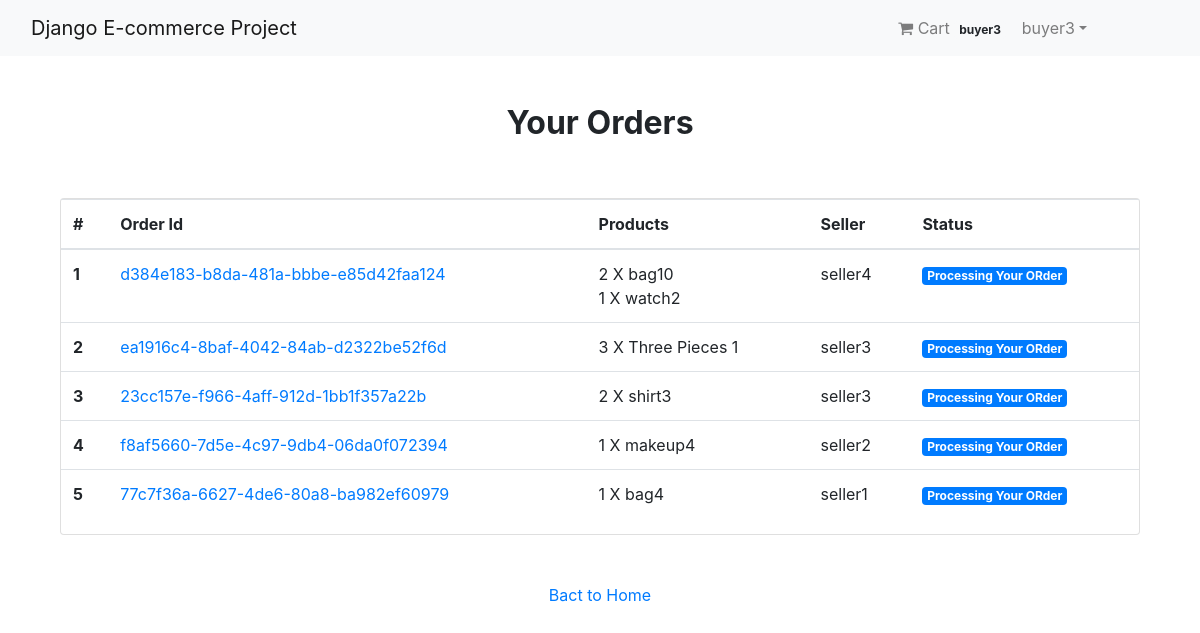
The page /payment/orders/ (signed in) on the database its author committed.
### App_Login/models.py (models this page shows)
class User(AbstractUser):
    is_seller = models.BooleanField(default=False)
    is_buyer = models.BooleanField(default=False)

### App_Order/models.py (models this page shows, shortened)
class Order(models.Model):
    orderitems = models.ManyToManyField(Cart)
    user = models.ForeignKey(settings.AUTH_USER_MODEL, on_delete=models.CASCADE)
    seller = models.ForeignKey(settings.AUTH_USER_MODEL, on_delete=models.CASCADE, related_name="order_seller_name",null=True)
    ordered = models.BooleanField(default=False)
    created = models.DateTimeField(auto_now_add=True)
    paymentId = models.CharField(max_length=264, blank=True, null=True)
    orderId = models.CharField(max_length=200, blank=True, null=True)

class Cart(models.Model):
    user = models.ForeignKey(settings.AUTH_USER_MODEL, on_delete=models.CASCADE, related_name="cart")
    item = models.ForeignKey(Product, on_delete=models.CASCADE,related_name='cart_product')
    quantity = models.IntegerField(default=1)
    purchased = models.BooleanField(default=False)
    created = models.DateTimeField(auto_now_add=True)
    updated = models.DateTimeField(auto_now=True)
    cupon=models.BooleanField(default=False)
    seller = models.ForeignKey(settings.AUTH_USER_MODEL, on_delete=models.CASCADE, related_name="cart_seller_name",null=True)
    def __str__(self):
        return f'{self.quantity} X {self.item}'

### App_Shop/models.py (models this page shows)
class Product(models.Model):
    seller=models.ForeignKey(User,on_delete=models.CASCADE,related_name='seller_name')
    category = models.ForeignKey(Category, on_delete=models.CASCADE, related_name='category')
    mainimage = models.ImageField(upload_to='Products')
    name = models.CharField(max_length=264)
    preview_text = models.TextField(max_length=200, verbose_name='Preview Text')
    detail_text = models.TextField(max_length=1000, verbose_name='Description')
    price = models.FloatField()
    old_price = models.FloatField(default=0.00)
    cupon_number=models.CharField(max_length=100,blank=True,null=True)
    cupon_offer=models.PositiveIntegerField(default=0,blank=True)
    created = models.DateTimeField(auto_now_add=True)
    def __str__(self):
        return self.name
    class Meta:
        ordering = ['-created',]

### App_Payment/views.py (the view)
# urls.py: path('orders/', views.order_view, name="orders"),
@login_required
def order_view(request):
    orders= Order.objects.filter(user=request.user, ordered=True)
    if orders.exists():
        return render(request,'App_Payment/order.html',context={'orders':orders})
    else:
        messages.warning(request, "You do no have an active order")
        return HttpResponseRedirect(reverse('main'))

### templates/App_Payment/order.html
{% extends 'base.html' %}
{% block body_block %}
<div class="container mt-5">
  <h2 class="text-center"><strong>Your Orders</strong></h2>
  <div class="row">
    <div class="col-md-12">
      <div class="card mt-5" style="height:auto">
        <div class="table-responsive">
          <table class="table">
            <thead>
              <tr>
                <th scope="col">#</th>
                <th scope="col">Order Id</th>
                <th scope="col">Products</th>
                <th scope="col">Seller</th>
                <th scope="col">Status</th>
              </tr>
            </thead>
            <tbody>
              {% for order in orders %}
              <tr>
                <th scope="row">{{ forloop.counter }}</th>
                <td><a href="#">{{ order.orderId }}</a></td>
                <td>
                  {% for item in order.orderitems.all %} {{item}} <br> {% endfor %}
                </td>
                <td>{{order.seller}} </td>
                <td><span class="badge badge-primary">Processing Your ORder</span></td>
              </tr>
              {% endfor %}
            </tbody>
          </table>
        </div>
      </div>
    </div>
    <div class="col-md-12 my-5 text-center">
      <a href="{% url 'App_Shop:home_product' %}">Bact to Home</a>
    </div>
  </div>
</div>
{% endblock %}

### templates/navbar.html (shortened to what this page needs)
<nav class="navbar navbar-expand-lg navbar-light bg-light" style="padding-right: 90px;">
  <div class="container">
    <a class="navbar-brand" href="{% url 'App_Login:home' %}">Django E-commerce Project</a>
    <div class="collapse navbar-collapse" id="navbarNav">
      <ul class="navbar-nav ml-auto">
        {% if request.user.is_authenticated %}
        {% if user.is_buyer %}
        <li class="nav-item">
          <a href="{% url 'App_Order:cart' %}" class="nav-link">
              <i class="fa fa-shopping-cart"></i> Cart
              <span class="badge badge-light">{{ request.user  }}</span>
          </a>
        </li>
        {% else %}
        <li class="nav-item">
          <a href="#" class="nav-link">
              <span class="badge badge-light">{{ request.user  }}</span>
          </a>
        </li>
        {% endif %}
        <li class="nav-item dropdown">
          <a class="nav-link dropdown-toggle" href="#" id="navbarDropdown" role="button" data-toggle="dropdown" aria-haspopup="true" aria-expanded="false"> {{request.user.username}}</a>
        </li>
        {% endif %}
      </ul>
    </div>
  </div>
</nav>

### templates/base.html (style rules this page uses)
.card { height: 350px; }

### rows shown on the page
User: user "buyer3", user.username "buyer3"
Order: orderId "d384e183-b8da-481a-bbbe-e85d42faa124", seller "seller4"
Cart: quantity+item "2 X bag10"
Cart: quantity+item "1 X watch2"
Order: orderId "ea1916c4-8baf-4042-84ab-d2322be52f6d", seller "seller3"
Cart: quantity+item "3 X Three Pieces 1"
Order: orderId "23cc157e-f966-4aff-912d-1bb1f357a22b", seller "seller3"
Cart: quantity+item "2 X shirt3"
Order: orderId "f8af5660-7d5e-4c97-9db4-06da0f072394", seller "seller2"
Cart: quantity+item "1 X makeup4"
Order: orderId "77c7f36a-6627-4de6-80a8-ba982ef60979", seller "seller1"
Cart: quantity+item "1 X bag4"
